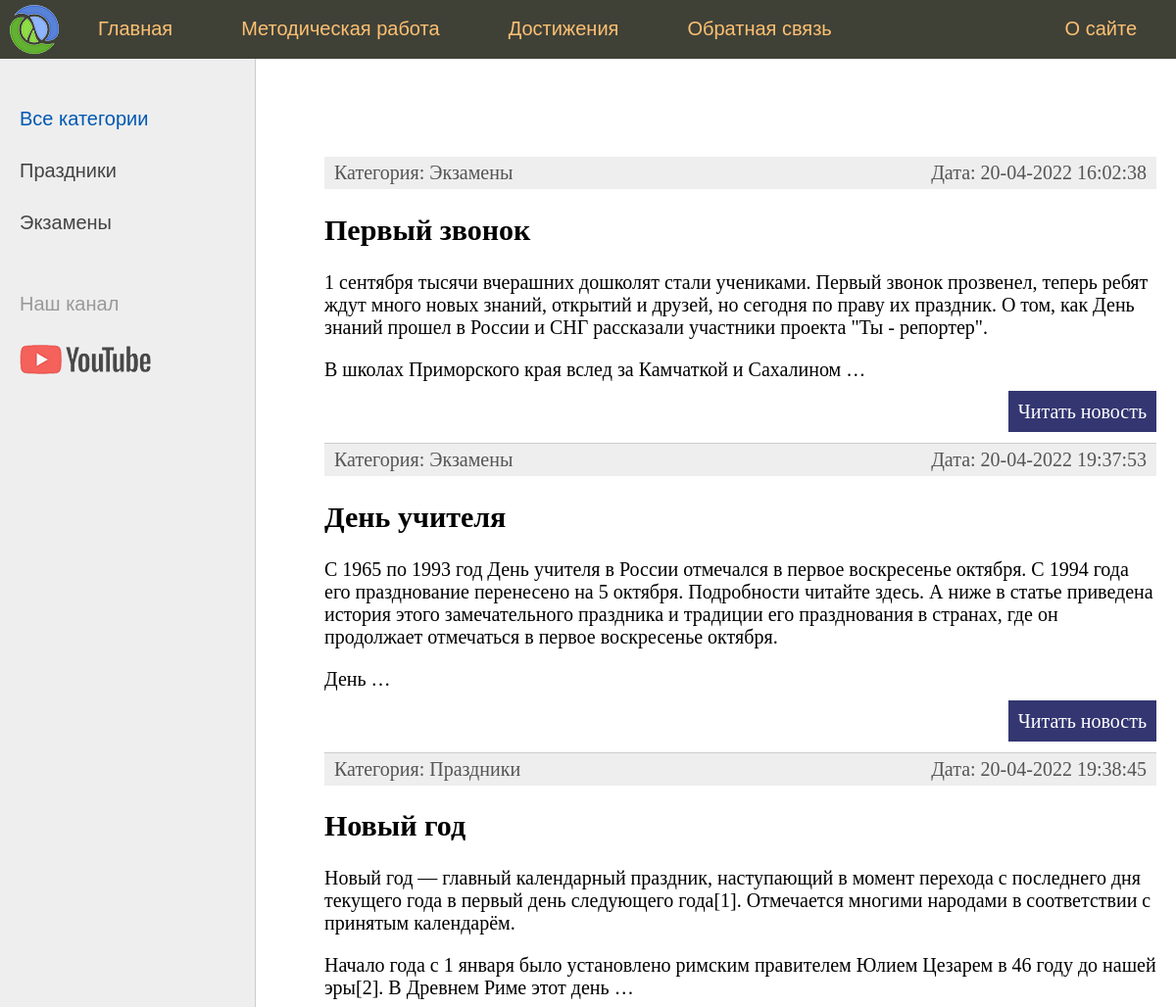
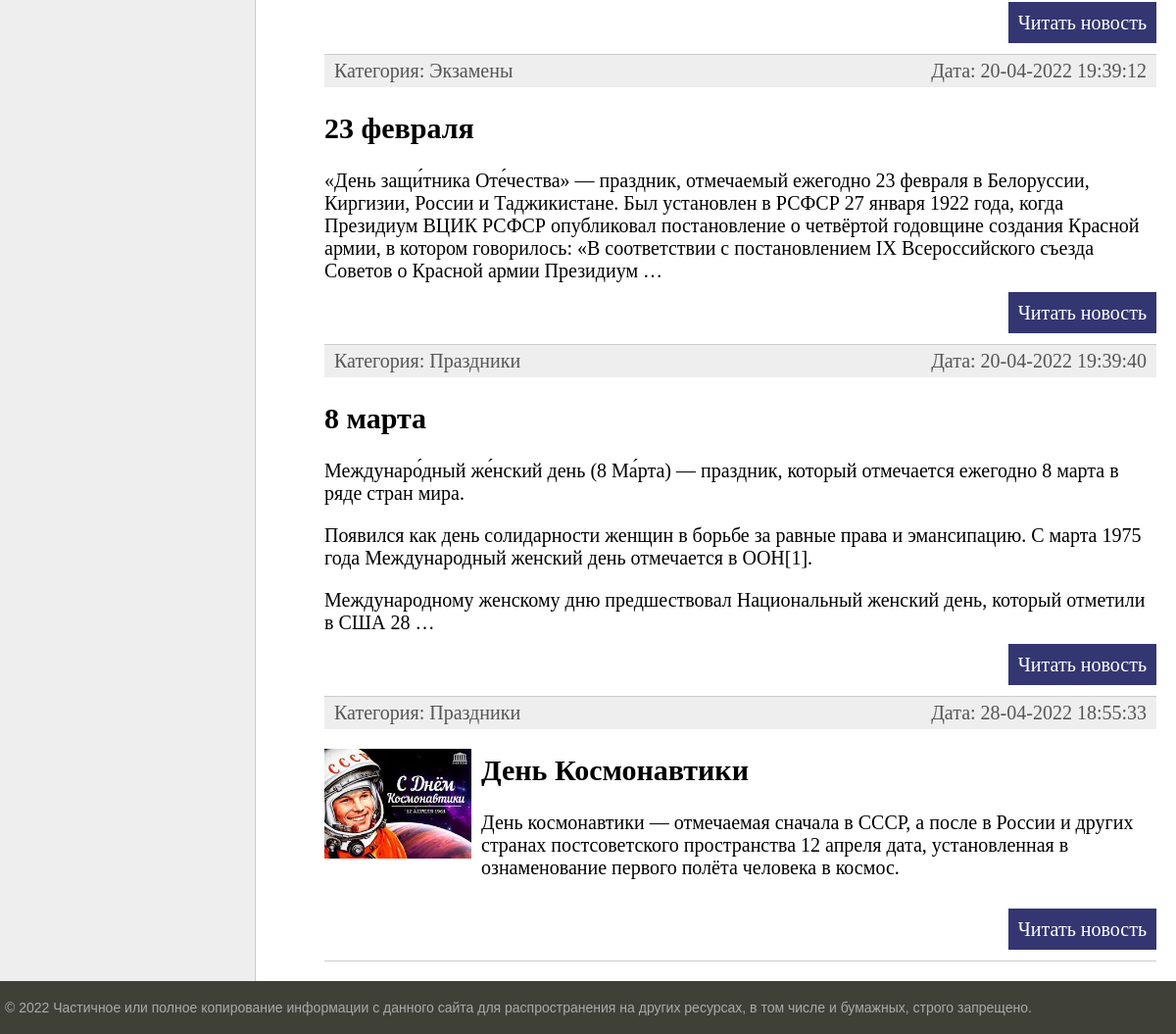
The page / on the database its author committed (2 pictures, top to bottom).
### headapp/models.py (models this page shows, shortened)
class Category(models.Model):
    name = models.CharField(max_length=100, db_index=True, verbose_name="Категория")
    def __str__(self):
        return self.name
    def get_absolute_url(self):
        return reverse('category', kwargs={'cat_id': self.pk})
    class Meta:
        verbose_name = 'Категории'
        verbose_name_plural = 'Категории'
        ordering = ['name']

class News(models.Model):
    title = models.CharField(max_length=255, verbose_name='Заголовок')
    content = models.TextField(blank=True, verbose_name='Содержимое статьи')
    photo = models.ImageField(upload_to="photos/%Y/%m/%d", verbose_name='Фотография')
    time_create = models.DateTimeField(auto_now_add=True, verbose_name='Время создания')
    time_upload = models.DateTimeField(auto_now=True, verbose_name='Изменено')
    is_published = models.BooleanField(default=True, verbose_name='Опубликовано')
    cat = models.ForeignKey('Category', on_delete=models.PROTECT, null=True, verbose_name='Категория')
    def get_absolute_url(self):
        return reverse('posts', kwargs={'post_id': self.pk})
    class Meta:
        verbose_name = 'Новости'
        verbose_name_plural = 'Новости'
        ordering = ['time_create', 'title']

### headapp/views.py (the view)
# urls.py: path('', index, name='home'),
def index(request):
    posts = News.objects.all()
    context = {
        'menu': menu,
        'title': 'Главная страница',
        'posts': posts,
        'cat_selected': 0,
    }
    return render(request, 'headapp/index.html', context=context)

### headapp/templatetags/headapp_tags.py (called while the page is built)
@register.simple_tag(name="getcats")
def get_categories():
    return Category.objects.all()

### headapp/templates/headapp/index.html (shortened to what this page needs)
{% extends 'headapp/base.html' %}
{% block content %}
<ul class="list-articles">
    {% for p in posts  %}
    <li><div class="article-panel">
        <p class="first">Категория: {{p.cat}}</p>
        <p class="last">Дата: {{p.time_upload|date:"d-m-Y H:i:s"}}</p>
    </div>
    {% if p.photo %}
        <p><img class="img-article-left thumb" src="{{p.photo.url}}"> </p>
    {% endif %}
    <h2>{{p.title}}</h2>
        {% autoescape off %}
    <p>{{ p.content|linebreaks|truncatewords:50 }}</p>
        {% endautoescape %}
    <p class="link-read-post"> <a href="{{ p.get_absolute_url }}">Читать новость</a> </p>
    </li>
    {% endfor %}
</ul>
{% endblock %}

### headapp/templates/headapp/base.html (shortened to what this page needs)
{% load static %}
{% load headapp_tags %}
<!DOCTYPE html>
<html>
<head>
	<link type="text/css" href="{% static 'headapp/css/styles.css' %}" rel="stylesheet" />
</head>
<body>
<table class="table-page" border=0 cellpadding="0" cellspacing="0">
<tr><td valign=top>
{% block mainmenu %}
		<div class="header">
			<ul id="mainmenu" class="mainmenu">
			<li class="logo"><a href="{% url 'home' %}"><div class="logo"></div></a></li>
{% for m in menu %}
	{% if not forloop.last %}
			<li><a href="{% url m.url_name %}">{{m.title}}</a></li>
	{% else %}
			<li class="last"><a href="{% url m.url_name %}">{{m.title}}</a></li>
	{% endif %}
{% endfor %}
			</ul>
		</div>
{% endblock mainmenu %}
<table class="table-content" border=0 cellpadding="0" cellspacing="0">
<tr>
	<td valign="top" class="left-chapters">
	{% getcats as categories %}
	<ul id="leftchapters">
		{% if cat_selected == 0 %}
			<li class="selected">Все категории</li>
		{% else %}
			<li class="selected"><a href="{% url 'home' %}">Все категории</a> </li>
		{% endif %}
		{% for c in categories %}
			{% if c.pk == cat_selected %}
				<li class="selected">{{ c.name }}</li>
			{% else %}
				<li class="selected"><a href="{{ c.get_absolute_url }}">{{ c.name }}</a> </li>
			{% endif %}
		{% endfor %}
		<li class="share">
		<p>Наш канал</p>
		<a class="share-yt" href="https://www.youtube.com/channel/UClJzWfGWuGJL2t-3dYKcHTA/playlists" target="_blank" rel="nofollow"></a>
		</li>
	</ul>
</td>
<td valign="top" class="content">
	<div class="content-text">
{% block content %}
{% endblock %}
	</div>
</td></tr></table>
</td></tr>
<tr><td valign=top>
	<div id="footer">
		<p>&copy; 2022 Частичное или полное копирование информации с данного сайта для распространения на других ресурсах, в том числе и бумажных, строго запрещено.</p>
	</div>
</td></tr></table>
</body>
</html>

### headapp/static/headapp/css/styles.css (style rules this page uses)
html, body { font-family: 'Arial'; margin: 0; padding: 0; height: 100%; width: 100%; color: #444; }
a { color: #0059b2; text-decoration: none; }
img { max-width: 600px; height: auto; }
img.img-article-left { max-width: 300px; height: auto; float: left; padding: 0 10px 10px 0; }
img.img-article-left.thumb { max-width: 150px; height: auto; }
p.link-read-post { text-align: right; }
p.link-read-post a { padding: 10px; min-width: 100px; background: #333671; color: #fff; text-decoration: none; }
div.article-panel { background: #eee; padding: 5px 10px 5px 10px; box-sizing: border-box; overflow: hidden; color: #555; }
div.article-panel p.first { margin: 0; float: left; }
div.article-panel p.last { margin: 0; float: right; }
ul.list-articles { list-style: none; margin: 0; padding: 0; }
ul.list-articles li { border-bottom: 1px solid #ccc; }
.table-page { width: 100%; height: 100%; vertical-align: top; }
.table-page tr { height: 100%; }
.header { background: #3F4137; height: 60px; }
.logo { background: url('../images/logo.png') no-repeat 10px 5px; width: 70px; height: 60px; }
ul.mainmenu { list-style: none; margin: 0; padding: 0; height: 60px; color: #fdc073; font-size: 20px; overflow: hidden; }
ul.mainmenu li { float: left; margin: 18px 40px 0 30px; }
ul.mainmenu li.logo { margin: 0; }
ul.mainmenu li.last { float: right; }
ul.mainmenu li a { color: #fdc073; text-decoration: none; }
.table-content { width: 100%; min-height: 100%; height: 100%; }
.left-chapters { margin: 0; background: #eee; border-right: 1px solid #ccc; min-height: 100%; }
.left-chapters ul { width: 230px; min-height: 100%; margin: 0; padding: 20px 10px 10px 20px; list-style: none; font-size: 20px; }
.left-chapters ul li { margin: 30px 0 0 0; color: #999; }
.left-chapters ul li.selected { color: #0059b2; }
.left-chapters ul li a { color: #444; text-decoration: none; }
.left-chapters ul li.share { margin: 60px 0 0 0; }
.left-chapters ul li.share p { margin: 30px 0 30px 0; }
.left-chapters ul li.share a { display: inline-block; width: 40px; height: 40px; margin: 0 20px 0 0; }
.left-chapters ul li.share a.share-yt { width: 100%; height: 30px; background: url('../images/share_yt.png') no-repeat 0 0 }
.content { padding: 40px 20px 20px 40px; width: 100%; box-sizing: border-box; }
.content-text { margin: 60px 0 0 30px; color: #000; font-size: 20px; font-family: Yandex Sans Display Light; }
#footer { box-sizing: border-box; background: #3F4137; padding: 5px; color: #aaa; font-size: 14px; font-family: Verdana, Geneva, Arial, Helvetica; text-align: left; overflow: hidden; }

### rows shown on the page
Category: name "Праздники"
Category: name "Экзамены"
News: cat "Экзамены", time_upload "20-04-2022 16:02:38", title "Первый звонок", content "1 сентября тысячи вчерашних дошколят стали учениками. Первый звонок прозвенел, теперь ребят ждут много новых знаний, открытий и друзей, но сегодня по праву их праздник. О том, как День знаний прошел в России и СНГ рассказали участники проекта \"Ты - репортер\". В школах Приморского края вслед за Камчаткой и Сахалином …"
News: cat "Экзамены", time_upload "20-04-2022 19:37:53", title "День учителя", content "С 1965 по 1993 год День учителя в России отмечался в первое воскресенье октября. С 1994 года его празднование перенесено на 5 октября. Подробности читайте здесь. А ниже в статье приведена история этого замечательного праздника и традиции его празднования в странах, где он продолжает отмечаться в первое воскресенье октября. День …"
News: cat "Праздники", time_upload "20-04-2022 19:38:45", title "Новый год", content "Новый год — главный календарный праздник, наступающий в момент перехода с последнего дня текущего года в первый день следующего года[1]. Отмечается многими народами в соответствии с принятым календарём. Начало года с 1 января было установлено римским правителем Юлием Цезарем в 46 году до нашей эры[2]. В Древнем Риме этот день …"
News: cat "Экзамены", time_upload "20-04-2022 19:39:12", title "23 февраля", content "«День защи́тника Оте́чества» — праздник, отмечаемый ежегодно 23 февраля в Белоруссии, Киргизии, России и Таджикистане. Был установлен в РСФСР 27 января 1922 года, когда Президиум ВЦИК РСФСР опубликовал постановление о четвёртой годовщине создания Красной армии, в котором говорилось: «В соответствии с постановлением IX Всероссийского съезда Советов о Красной армии Президиум …"
News: cat "Праздники", time_upload "20-04-2022 19:39:40", title "8 марта", content "Междунаро́дный же́нский день (8 Ма́рта) — праздник, который отмечается ежегодно 8 марта в ряде стран мира. Появился как день солидарности женщин в борьбе за равные права и эмансипацию. С марта 1975 года Международный женский день отмечается в ООН[1]. Международному женскому дню предшествовал Национальный женский день, который отметили в США 28 …"
News: cat "Праздники", time_upload "28-04-2022 18:55:33", photo (picture), title "День Космонавтики", content "День космонавтики — отмечаемая сначала в СССР, а после в России и других странах постсоветского пространства 12 апреля дата, установленная в ознаменование первого полёта человека в космос."

### other values the page prints
{{ m.title }} "Главная" "Методическая работа" "Достижения" "Обратная связь"
{{ m.title }} "О сайте"
